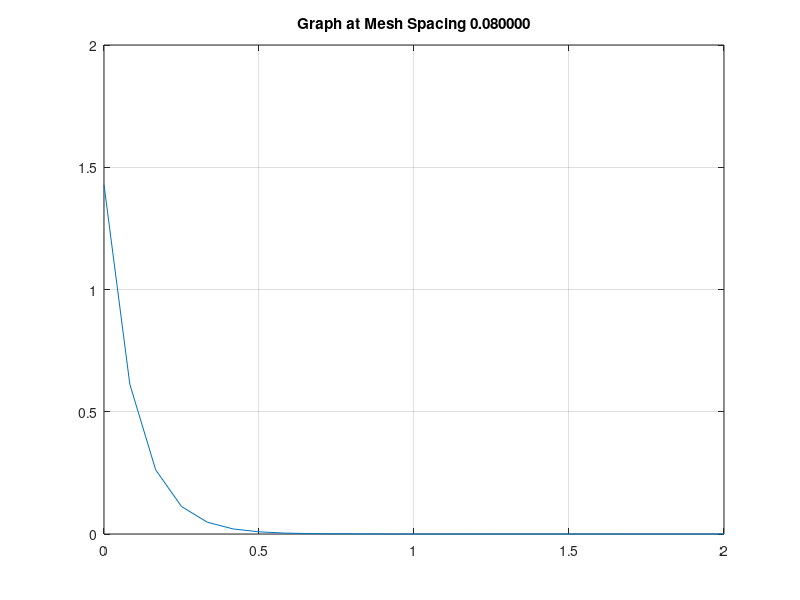
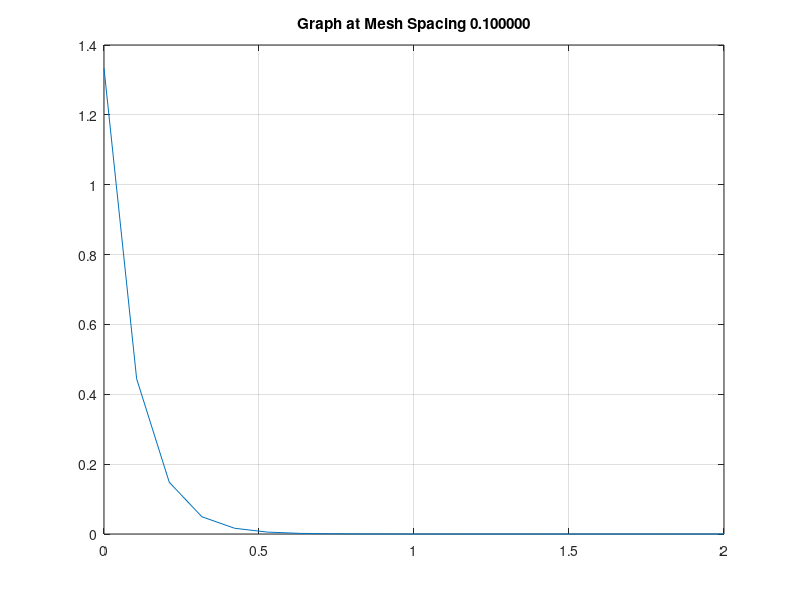
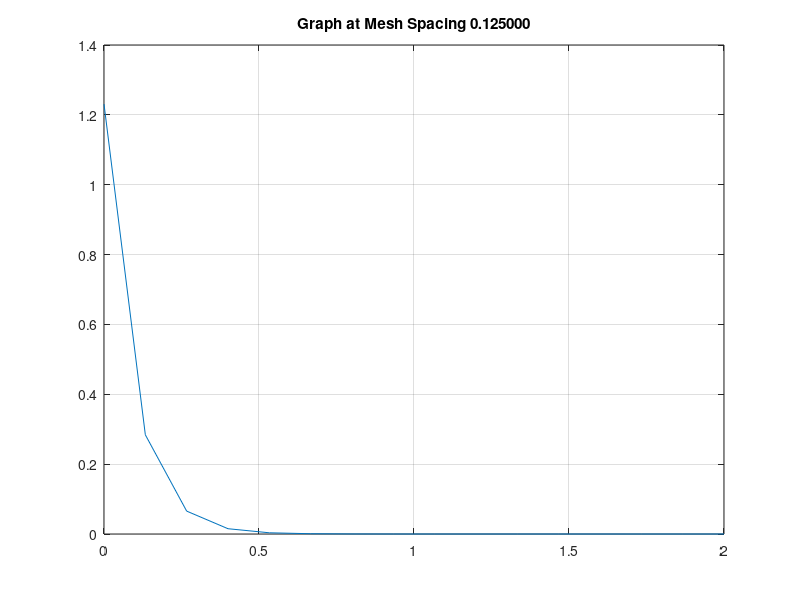
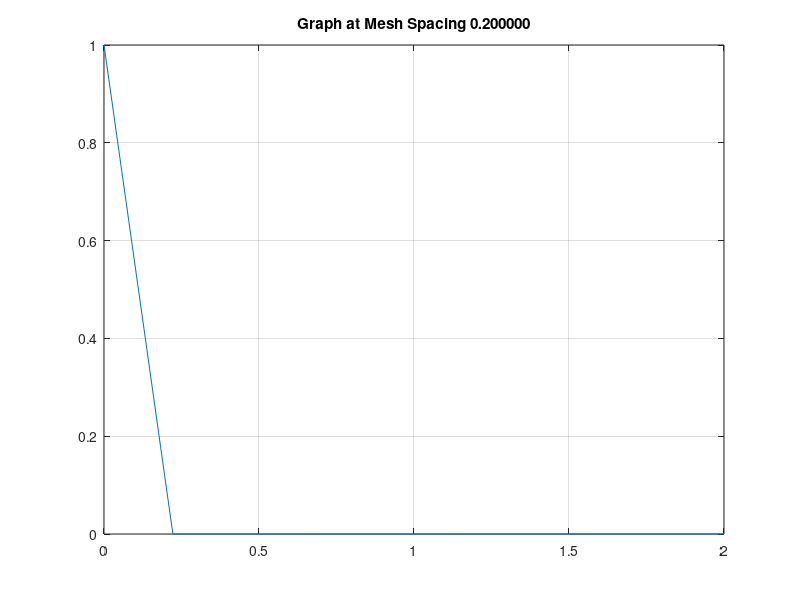

Source code (MATLAB) for these figures, in order:
clc; 
clear;
mesh_spacing = [0.08,0.1,0.125,0.2,0.4];
%delta = 0.08;
for delta = mesh_spacing
    x_i = 0;
    x_f = 2;
    n = (x_f-x_i)/delta;
    x1 = linspace(x_i,x_f,n);

    u_n = 0.1;
    Sigma_T = 1;
    
    Psi_half = zeros(1,n);
    Psi_half(1) = 2;
    j = 1;
    for i = j:length(Psi_half)
        Psi1(i) = ((2 * u_n * Psi_half(i)) / delta) / (Sigma_T + ( (2*u_n) / delta) );
        Psi_half(i+1) = (2*Psi1(i)) - Psi_half(i);
    end
    initial = Psi_half(end);
    Psi_half = zeros(1,n);
    Psi_half(1) = initial;
    x2 = linspace(x_f,x_i,n);
    j = 1;
    for i=j:length(Psi_half)
        Psi2(i) = ((2 * u_n * Psi_half(i)) / delta) / (Sigma_T + ( (2*u_n) / delta) );
        Psi_half(i+1) = (2*Psi2(i)) - Psi_half(i);
    end
    
    Psi = Psi1+Psi2;
    ftmp = figure;
    plot(x1, Psi)
    str = sprintf('Graph at Mesh Spacing %f', delta);
    title(str);
    grid on
    clear;
    
 
end


